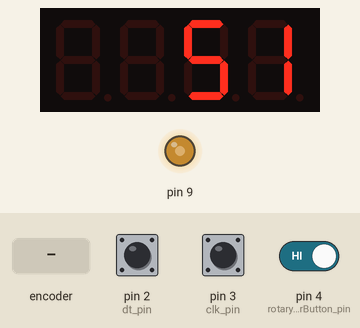
This sketch was run on a simulated Arduino Uno, built with avr-gcc and run on an emulated ATmega328P. Shown: 4-digit seven-segment display, output pins drawn as LEDs (lit = HIGH). Dashed ring = blinking. The test bench sets the inputs (shaded band); at power-on: pin 4 (rotaryEncoderButton_pin) HIGH, pin 2 (dt_pin) HIGH, pin 3 (clk_pin) HIGH. What the sketch prints to the serial monitor is not drawn.

Above: at 1.2 s.
1.3 s: rotary encoder on pin 3 (clk_pin) / pin 2 (dt_pin) turned 3 steps (first pin leading)
At 2.5 s:
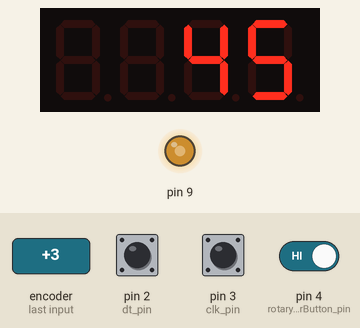
3.4 s: pin 4 (rotaryEncoderButton_pin) driven LOW
At 4.1 s:
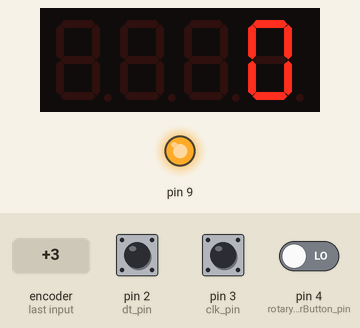
4.9 s: rotary encoder on pin 3 (clk_pin) / pin 2 (dt_pin) turned 2 steps (second pin leading)
At 5.12 s:
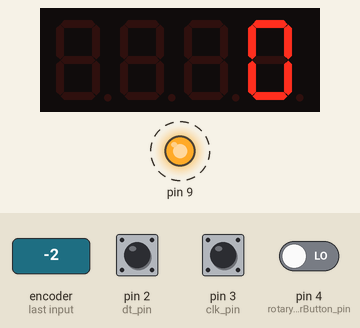
Timing chart, 0 to 7.9 s (numbered marks = the images above; inputs shaded):
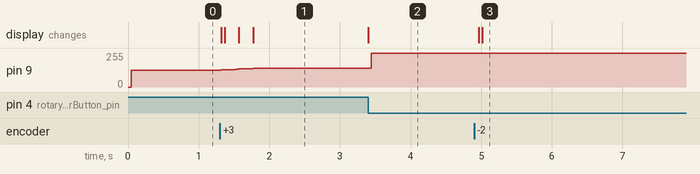

Measured:
- after the input at 1.3 s, pin 9: 125/255 → 131/255 at once, → 136/255 0.20 s later, → 141/255 0.20 s later; the display: first changes at once (image 1 shows a later state)
- after the input at 3.4 s, pin 9: 141/255 → 255/255 after 0.05 s; the display: changes at once (image 2)
- after the input at 4.9 s, pin 9: alternates 255/255 for 0.09 s and 253/255 for 0.10 s, 4 changes in all, then stays 255/255, starting after 0.05 s; the display: first changes after 0.07 s (image 3 shows a later state)

The sketch:

Pancontroller.ino
```cpp
// Required Libries
#include <Arduino.h>
#include <TM1637Display.h>

// ROTARY CODE PINOUTS
#define dt_pin 2
#define clk_pin 3
#define rotaryEncoderButton_pin 4
// 7 SEG DISPLAY PINOUTS
#define CLK A5
#define DIO A4

// Blank display data for 7 seg.
TM1637Display display(CLK, DIO);
uint8_t data[] = { 0xff, 0xff, 0xff, 0xff };
uint8_t blank[] = { 0x00, 0x00, 0x00, 0x00 };

volatile int envoder_value = 50;
volatile int duty = 0;

unsigned long previousMillies = 0;
const long blinkInterval = 1000;
bool ledstate = true;

bool pause = false;

void setup() {
  // put your setup code here, to run once:
  Serial.begin(9600);
  Serial.println("Hello World");

  pinMode(dt_pin, INPUT_PULLUP);
  pinMode(clk_pin, INPUT_PULLUP);
  pinMode(rotaryEncoderButton_pin, INPUT);
  attachInterrupt(digitalPinToInterrupt(clk_pin), speedChange, CHANGE);
  attachInterrupt(digitalPinToInterrupt(clk_pin), speedChange, CHANGE);

  // Set up the display.
  display.setBrightness(0x0F);
  display.showNumberDecEx(envoder_value);
  speedChange();
}


void loop() {

  // put your main code here, to run repeatedly
    rotaryEncoderButton();
    pauseMode();
    PWMOUT();
}


void pauseMode() {
  // If pause is active then blink.

  if(!pause) {

    return;
  }

  if((millis() - previousMillies) < blinkInterval) {

    return;
  }
  previousMillies = millis();
    Serial.println("stage 2");


  if(ledstate) {

    display.showNumberDecEx(-envoder_value, 0x40);
    ledstate = false;
    Serial.println("stage 3");

  } else if(!ledstate){

    display.showNumberDecEx(envoder_value);
    ledstate = true;
    Serial.println("stage 4");
  }
}


void setHome() {


}

void PWMOUT() {
  display.showNumberDecEx(envoder_value);

  if(envoder_value == 100) {

    digitalWrite(9, LOW);
  }
  else if(envoder_value == 0) {

    digitalWrite(9, HIGH);
  }
  else {

    analogWrite(9, (255-duty));
  }
}


void speedChange() {
  // Read the pot value when changed.
  // Update the PWM Speed of pump.

  if(pause) {
    // If pause is true then do nothing.

    return;
  }

  if((digitalRead(clk_pin) == digitalRead(dt_pin)) && (envoder_value != 100)) {

    envoder_value++;
  }
  else if(digitalRead(clk_pin) != digitalRead(dt_pin) && (envoder_value != 0)) {
    envoder_value--;
  }

  duty = map(envoder_value, 0, 100, 0, 255);

  PWMOUT();
  }

  void rotaryEncoderButton() {
    // Reads the button on the encoder if pressed.
    int button = digitalRead(rotaryEncoderButton_pin);
    if(button == LOW)
    {

      envoder_value = 0;
      display.showNumberDecEx(envoder_value);
    }
  }
```
